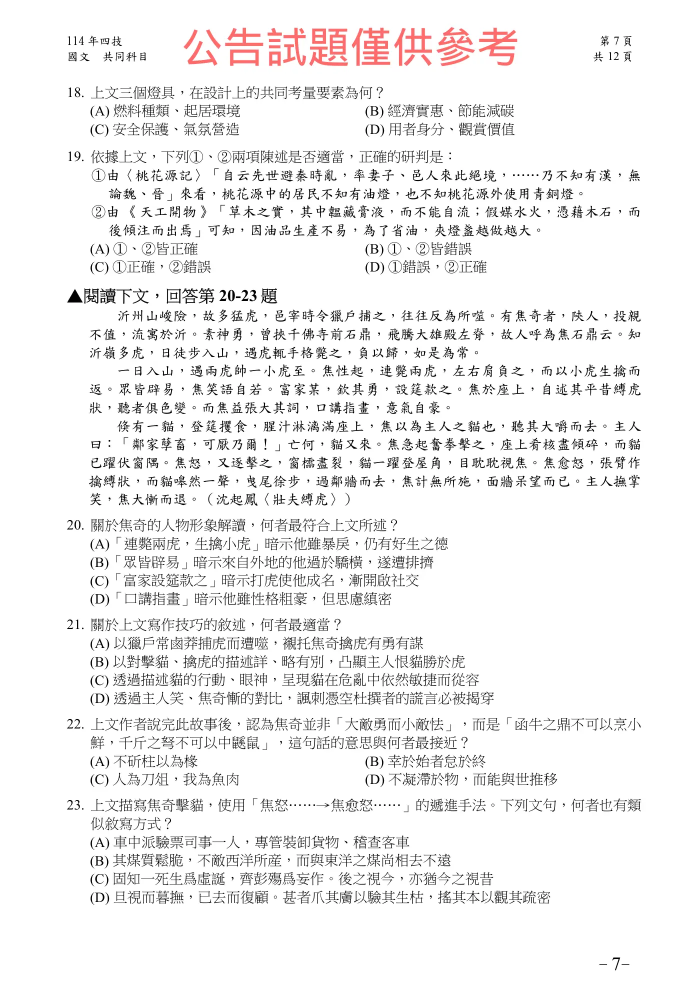
#> input picture sudu/data/original/114/00-C/p007-f7c8a4b732-v2-w1400-q66.webp, 1400 x 1981 px (shown at 1/2 size)
$ python stage_114_c19_shared_drafts.py
#> lines starting #> are read from the running program, lines starting #| are printed output that depends on the picture
#!/usr/bin/env python3
"""Stage immutable 114 Chinese Q19 and Q20-23 shared-passage WebP candidates.

DRAFT ONLY: never promotes image QA, answers, questionVerified, or release.
Does not modify any pre-existing images, student data, main, or UI.
"""
import hashlib
import json
from pathlib import Path
from PIL import Image

ROOT = Path(__file__).resolve().parents[1]
YEAR = ROOT / 'sudu/data/processed/114'
SOURCE = ROOT / 'sudu/data/original/114/00-C/p007-f7c8a4b732-v2-w1400-q66.webp'
SOURCE_SHA256 = '63d68af4507fd198cd045a5a24b4efd4f33f95b1c234e991fe0f9ed65c76bfa2'
OFFICIAL_PDF_SHA256 = 'f7c8a4b732136f5f2750fe840bd58cef09c142701e25f80686073bcecba0df74'
DESTINATIONS = (
    ('114-00-C-19', 'webp-v2/00-C/114-00-C-19.webp', (90, 284, 1310, 563)),
    ('114-00-C-SHARED-20-23', 'webp-v2/shared/114-00-C-SHARED-20-23.webp', (90, 565, 1310, 1020)),
)
EVIDENCE = YEAR / 'qa-drafts/UNVERIFIED_114_C19_SHARED_20_23_20261023.json'


def file_sha(path):
    return hashlib.sha256(path.read_bytes()).hexdigest()


def stage():
    if not SOURCE.is_file():
        raise FileNotFoundError('Official-page WebP is missing: '+str(SOURCE))
    if file_sha(SOURCE) != SOURCE_SHA256:
        raise ValueError('G0 source SHA256 mismatch; refuse crop')
    generated = []
    with Image.open(SOURCE) as img:
#> img is the input picture: PIL image 1400x1981 RGB; mean R, G, B 241.4, 240.4, 240.5
        if img.size != (1400, 1981):
            raise ValueError('Unexpected source dimensions')
        for identifier, relpath, bounds in DESTINATIONS:
            path = YEAR / relpath
            if not (0 <= bounds[0] < bounds[2] <= img.width and
                    0 <= bounds[1] < bounds[3] <= img.height):
                raise ValueError('Invalid source crop bounds')
            if not path.exists():
                path.parent.mkdir(parents=True, exist_ok=True)
                # Exact decoded source pixels; lossless encoding avoids new text artifacts.
                img.crop(bounds).convert('RGB').save(path, 'WEBP', lossless=True, method=6)
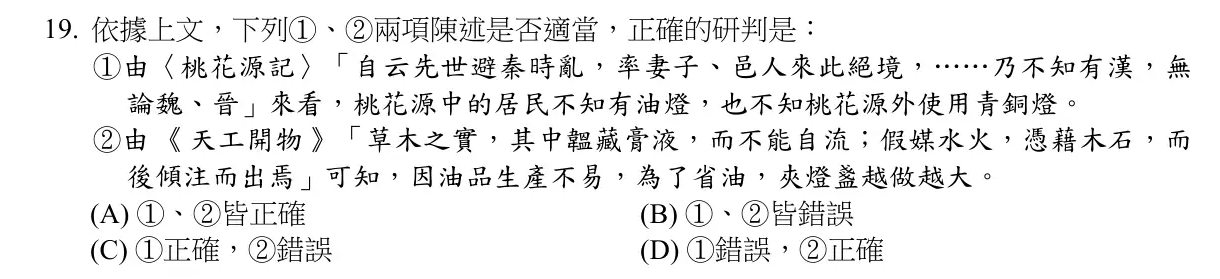
#> saved as 114-00-C-19.webp: PIL image 1220x279 RGB; mean R, G, B 237.1, 237.1, 237.1
            with Image.open(path) as out:
                if out.size != (bounds[2]-bounds[0], bounds[3]-bounds[1]):
                    raise ValueError('Existing draft has incompatible dimensions; never overwrite')
            generated.append({
                'id': identifier,
                'sourcePageWebpPath': SOURCE.relative_to(ROOT).as_posix(),
                'sourcePageWebpSha256': SOURCE_SHA256,
                'sourcePdfSha256Recorded': OFFICIAL_PDF_SHA256,
                'sourcePage': 7,
                'cropSourcePixelBounds': list(bounds),
                'output': path.relative_to(ROOT).as_posix(),
                'outputSha256': file_sha(path),
                'qaStatus': 'DRAFT_PENDING_DIRECT_ORIGINAL_VISUAL_QA',
                'independentVisualReviewCompleted': False,
                'answerVerified': False,
                'questionVerified': False,
                'integrationReady': False,
            })
    report = {
        'schemaVersion': 1,
        'year': 114,
        'scope': 'Q19 single-question crop and Q20-23 independent shared passage',
        'method': 'pixel_crop_existing_SHA_pinned_official_page_webp',
        'generated': generated,
        'warning': 'DRAFT ONLY; bounds are candidates, not visual QA PASS',
        'imageQaPassAdded': 0,
        'answerVerifiedAdded': 0,
        'questionVerifiedAdded': 0,
        'integrationReady': False,
        'releaseAllowed': False,
    }
    payload = json.dumps(report, indent=2, ensure_ascii=False) + '\n'
    if EVIDENCE.exists():
        if EVIDENCE.read_text(encoding='utf-8') != payload:
            raise ValueError('Existing QA draft evidence differs; refuse overwrite')
    else:
        EVIDENCE.parent.mkdir(parents=True, exist_ok=True)
        EVIDENCE.write_text(payload, encoding='utf-8')
    print('DRAFT only; 2 candidate WebP SHA256 pinned; QA PASS added=0')


if __name__ == '__main__':
    stage()
